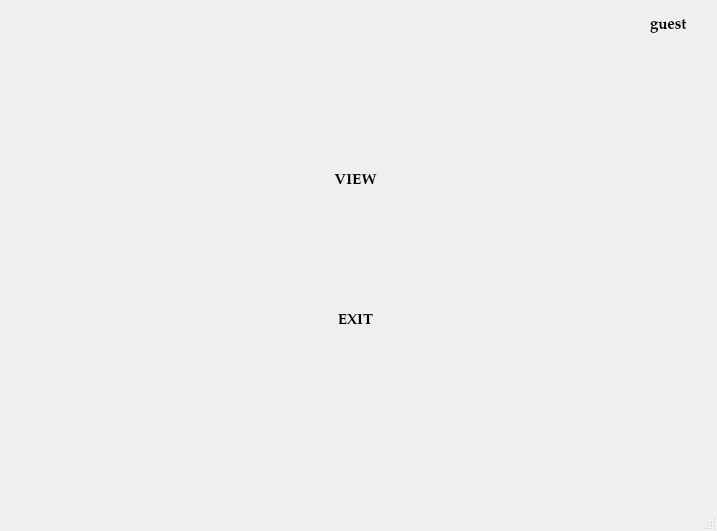
<?xml version="1.0" encoding="UTF-8"?>
<ui version="4.0">
 <class>gmenu</class>
 <widget class="QMainWindow" name="gmenu">
  <property name="geometry">
   <rect>
    <x>0</x>
    <y>0</y>
    <width>717</width>
    <height>531</height>
   </rect>
  </property>
  <property name="windowTitle">
   <string>MainWindow</string>
  </property>
  <widget class="QWidget" name="centralwidget">
   <widget class="QLabel" name="invalid">
    <property name="geometry">
     <rect>
      <x>150</x>
      <y>350</y>
      <width>251</width>
      <height>31</height>
     </rect>
    </property>
    <property name="font">
     <font>
      <family>MS Sans Serif</family>
     </font>
    </property>
    <property name="styleSheet">
     <string notr="true">color: rgb(255, 3, 3);</string>
    </property>
    <property name="text">
     <string/>
    </property>
   </widget>
   <widget class="QLabel" name="label">
    <property name="geometry">
     <rect>
      <x>0</x>
      <y>-20</y>
      <width>751</width>
      <height>551</height>
     </rect>
    </property>
    <property name="frameShadow">
     <enum>QFrame::Plain</enum>
    </property>
    <property name="text">
     <string/>
    </property>
    <property name="pixmap">
     <pixmap resource="pic.qrc">:/newPrefix/student shaming.jpg</pixmap>
    </property>
   </widget>
   <widget class="QPushButton" name="view">
    <property name="geometry">
     <rect>
      <x>290</x>
      <y>160</y>
      <width>131</width>
      <height>41</height>
     </rect>
    </property>
    <property name="font">
     <font>
      <family>Palatino Linotype</family>
      <pointsize>11</pointsize>
      <weight>75</weight>
      <bold>true</bold>
     </font>
    </property>
    <property name="styleSheet">
     <string notr="true">background-color: rgb(255, 255, 255);</string>
    </property>
    <property name="text">
     <string>VIEW</string>
    </property>
    <property name="autoDefault">
     <bool>false</bool>
    </property>
    <property name="default">
     <bool>true</bool>
    </property>
    <property name="flat">
     <bool>true</bool>
    </property>
   </widget>
   <widget class="QLabel" name="label_2">
    <property name="geometry">
     <rect>
      <x>620</x>
      <y>10</y>
      <width>31</width>
      <height>31</height>
     </rect>
    </property>
    <property name="text">
     <string/>
    </property>
    <property name="pixmap">
     <pixmap resource="pic.qrc">:/newPrefix/icon.png</pixmap>
    </property>
   </widget>
   <widget class="QLabel" name="label_3">
    <property name="geometry">
     <rect>
      <x>650</x>
      <y>10</y>
      <width>61</width>
      <height>31</height>
     </rect>
    </property>
    <property name="font">
     <font>
      <family>Palatino Linotype</family>
      <pointsize>11</pointsize>
      <weight>75</weight>
      <bold>true</bold>
     </font>
    </property>
    <property name="text">
     <string>guest</string>
    </property>
   </widget>
   <widget class="QPushButton" name="exit">
    <property name="geometry">
     <rect>
      <x>290</x>
      <y>300</y>
      <width>131</width>
      <height>41</height>
     </rect>
    </property>
    <property name="font">
     <font>
      <family>Palatino Linotype</family>
      <pointsize>11</pointsize>
      <weight>75</weight>
      <bold>true</bold>
     </font>
    </property>
    <property name="styleSheet">
     <string notr="true">background-color: rgb(255, 255, 255);</string>
    </property>
    <property name="text">
     <string>EXIT</string>
    </property>
    <property name="default">
     <bool>true</bool>
    </property>
    <property name="flat">
     <bool>true</bool>
    </property>
   </widget>
  </widget>
  <widget class="QMenuBar" name="menubar">
   <property name="geometry">
    <rect>
     <x>0</x>
     <y>0</y>
     <width>717</width>
     <height>21</height>
    </rect>
   </property>
  </widget>
  <widget class="QStatusBar" name="statusbar"/>
 </widget>
 <resources>
  <include location="pic.qrc"/>
 </resources>
 <connections/>
</ui>
